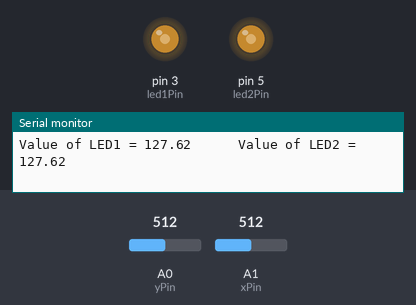
The sketch below on a simulated Arduino Uno, built with avr-gcc and run on an emulated ATmega328P. On the bench: output pins drawn as LEDs (lit = HIGH), the last lines printed to the serial monitor. Inputs (shaded band) come from the test bench; at power-on: A0 (yPin) = 512, A1 (xPin) = 512.

Above: at 1.2 s.
1.3 s: A0 (yPin) set to 408
At 2.2 s:
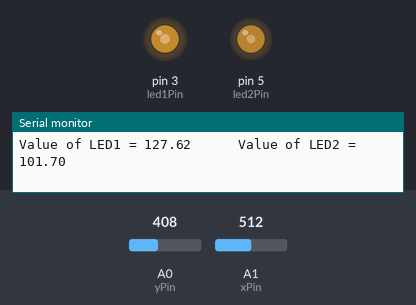
4.3 s: A0 (yPin) set to 391
At 4.8 s:
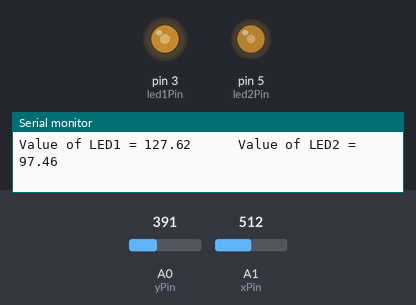
7.3 s: A1 (xPin) set to 409
At 7.9 s:
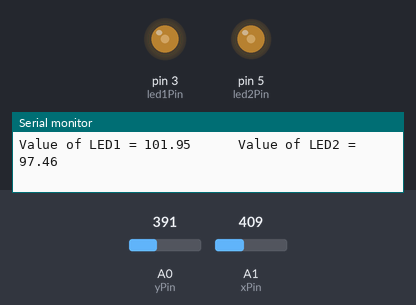
10.3 s: A1 (xPin) set to 392
At 11.5 s:
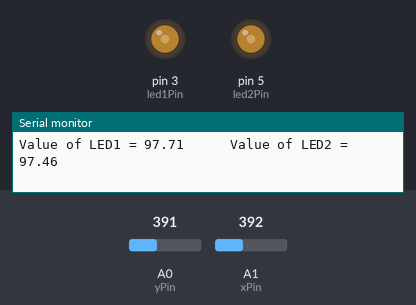
13.3 s: A0 (yPin) set to 43
At 14.4 s:
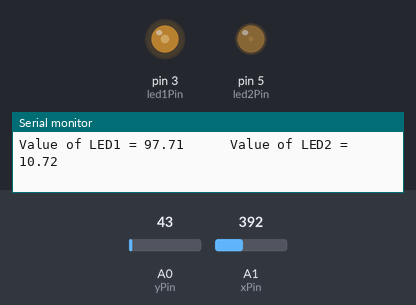
14.8 s: A0 (yPin) set to 35
At 15.8 s:
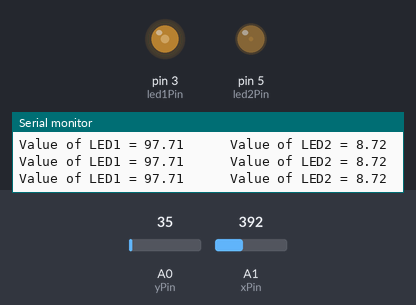
Timing chart, 0 to 17.3 s (numbered marks = the images above; inputs shaded):
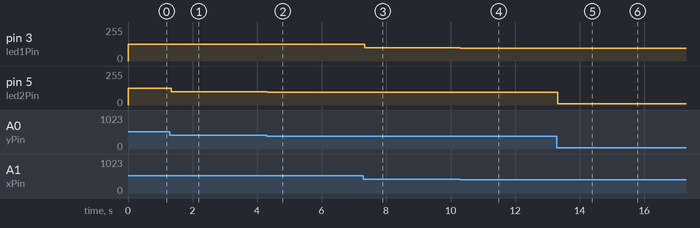

The sketch:

change_ledVal_using_joystick.ino
```cpp
int led1Pin = 3;
int led2Pin = 5;
int xPin = A1;//joystick
int yPin = A0;//joystick
int xVal;
int yVal;
float led1Val;
float led2Val;
int t = 250;

void setup() {
  Serial.begin(9600);
  pinMode(led1Pin,OUTPUT);
  pinMode(led2Pin,OUTPUT);
  pinMode(xPin,INPUT);
  pinMode(yPin,INPUT);

}

void loop() {
  xVal=analogRead(xPin);
  yVal=analogRead(yPin);
  led1Val=(255./1023.)*xVal;
  led2Val=(255./1023.)*yVal;
  analogWrite(led1Pin,led1Val);
  analogWrite(led2Pin,led2Val);
  // delay(t);
  Serial.print("Value of LED1 = ");
  Serial.print(led1Val);
  Serial.print("      Value of LED2 = ");
  Serial.println(led2Val);

}
```

Measured:
- after the input at 1.3 s, pin 5 (led2Pin): 127/255 → 101/255 at once
- after the input at 4.3 s, pin 5 (led2Pin): 101/255 → 97/255 at once
- after the input at 7.3 s, pin 3 (led1Pin): 127/255 → 101/255 at once
- after the input at 10.3 s, pin 3 (led1Pin): 101/255 → 97/255 at once
- after the input at 13.3 s, pin 5 (led2Pin): 97/255 → 10/255 at once
- after the input at 14.8 s, pin 5 (led2Pin): 10/255 → 8/255 at once
